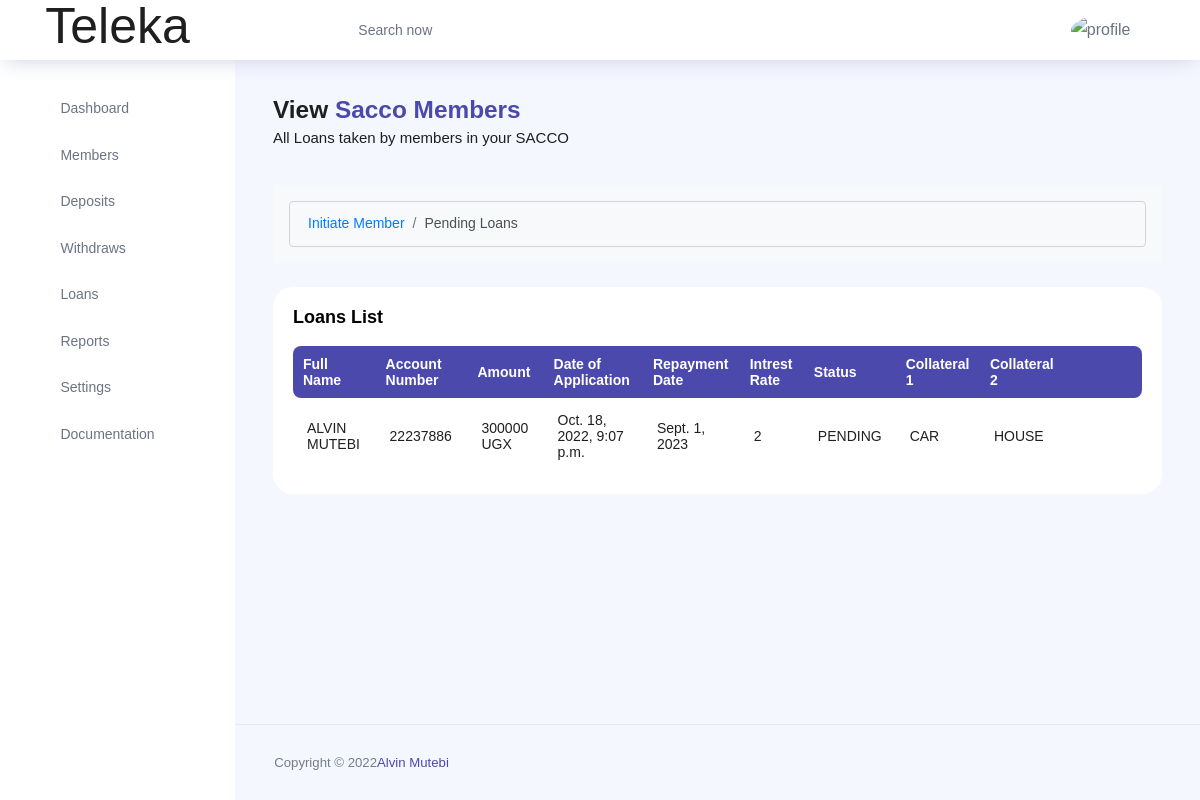
/loan-pending/ (signed in), run on an earlier commit of the app's database.
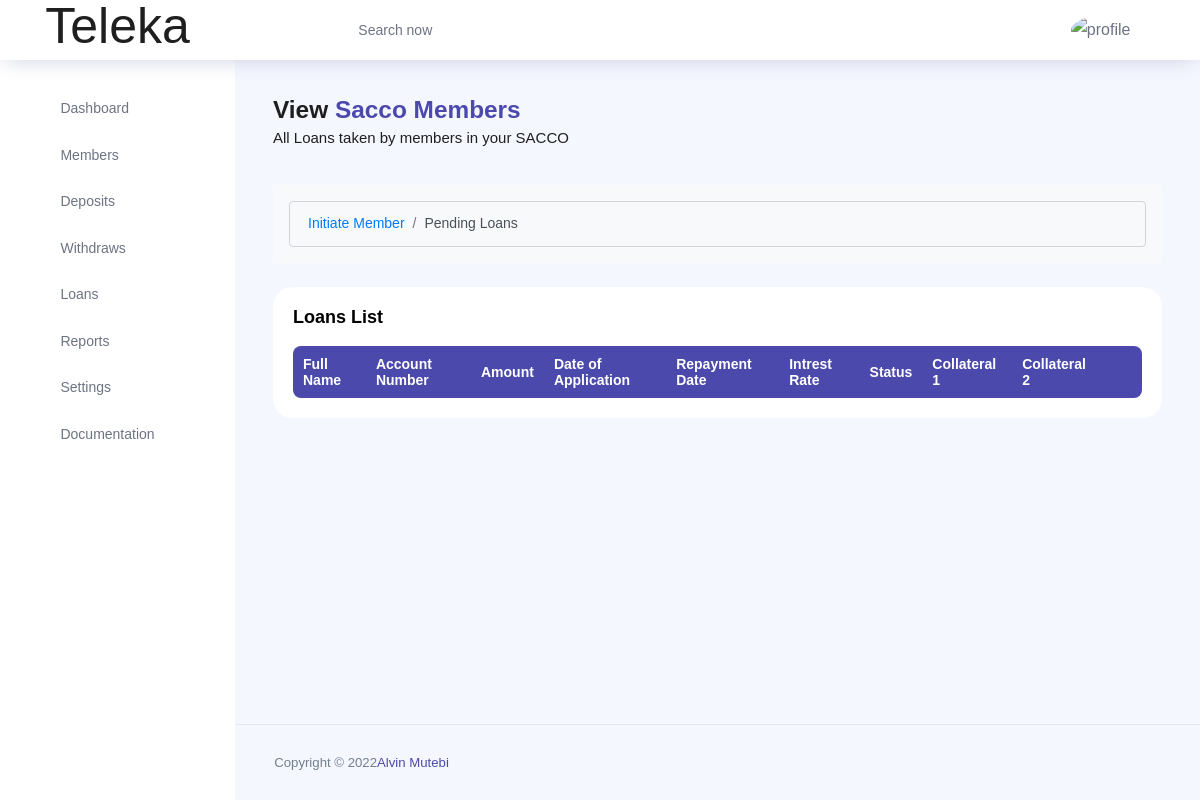
And on a later commit of the database.
### teleka/models.py (models this page shows, shortened)
class Loan(models.Model):
		STATUS = (
		('COMPLETE','COMPLETE'),
		('PENDING', 'PENDING'),
		)
		REPAY_PERIOD = (
		('DAYS','DAYS'),
		('MONTHS', 'MONTHS'),
		('YEARS', 'YEARS'),
		)
		member_name = models.ForeignKey(Member, on_delete=models.CASCADE, null=True, blank=True)
		account_number = models.CharField(max_length=200, null=True)
		amount = models.CharField(max_length=200, null=True)
		date_of_loan_application = models.DateTimeField(auto_now=True, null=True)
		date_of_repayemnt = models.DateField(auto_now=False,auto_now_add=False,null=True)
		intrest_rate = models.CharField(max_length=200, null=True)
		repay_in = models.CharField(max_length=200, choices=REPAY_PERIOD)
		status = models.CharField(max_length=200, choices=STATUS)
		collateral1 = models.CharField(max_length=200, null=True)
		collateral2 = models.CharField(max_length=200, null=True)
		reason = models.TextField(max_length=1000, null=True)

class Member(models.Model):
	STATUS = (
		('ACTIVE','ACTIVE'),
		('PENDING', 'PENDING'),
		)
	ID_TYPE = (
		('NATIONAL ID', 'NATIONAL ID'),
		('PASSPORT', 'PASSPORT'),
		('DRIVING PERMIT', 'DRIVING PERMIT'),
	    )
	GENDER = (
		('MALE','MALE'),
		('FEMALE', 'FEMALE'),
		)
	DISTRICTS = (
		('Abim','Abim'),
		('Adjumani','Adjumani'),
		('Agago','Agago'),
		('Alebtong','Alebtong'),
		('Amolatar','Amolatar'),
		('Amudat','Amudat'),
		('Amuria','Amuria'),
		('Amuru','Amuru'),
		('Apac','Apac'),
		('Arua','Arua'),
		('Budaka','Budaka'),
		('Bududa','Bududa'),
		('Bugiri','Bugiri'),
		('Bugweri','Bugweri'),
		('Buikwe','Buikwe'),
		('Bukedea','Bukedea'),
		('Bukomansimbi','Bukomansimbi'),
		('Bukwa','Bukwa'),
		('Bulambuli','Bulambuli'),
		('Buliisa','Buliisa'),
		('Bundibugyo','Bundibugyo'),
		('Bunyangabu','Bunyangabu'),
		('Bushenyi','Bushenyi'),
		('Busia','Busia'),
		('Butebo','Butebo'),
		('Buvuma','Buvuma'),
		('Buyende','Buyende'),
		('Dokolo','Dokolo'),
		('Gomba','Gomba'),
		('Gulu','Gulu'),
		('Hoima','Hoima'),
		('Ibanda','Ibanda'),
		('Iganga','Iganga'),
		('Isingiro','Isingiro'),
		('Jinja','Jinja'),
		('Kaabong','Kaabong'),
		('Kabale','Kabale'),
		('Kabarole','Kabarole'),
		('Kaberamaido','Kaberamaido'),
		('Kagadi','Kagadi'),
		('Kakumiro','Kakumiro'),
		('Kalangala','Kalangala'),
		('Kaliro','Kaliro'),
		('Kalungu','Kalungu'),
		('Kampala','Kampala'),
		('Kamuli','Kamuli'),
		('Kamwenge','Kamwenge'),
		('Kanungu','Kanungu'),
		('Kapchorwa','Kapchorwa'),
		('Kapelebyong','Kapelebyong'),
		('Kasanda','Kasanda'),
		('Kasese','Kasese'),
		('Katakwi','Katakwi'),
		('Kayunga','Kayunga'),
		('Kibaale','Kibaale'),
		('Kiboga','Kiboga'),
		('Kibuku','Kibuku'),
		('Kikuube','Kikuube'),
		('Kiruhura','Kiruhura'),
		('Kiryandongo','Kiryandongo'),
		('Kisoro','Kisoro'),
		('Kitgum','Kitgum'),
		('Koboko','Koboko'),
		('Kole','Kole'),
		('Kotido','Kotido'),
		('Kumi','Kumi'),
		('Kwania','Kwania'),
		('Kween','Kween'),
		('Kyankwanzi','Kyankwanzi'),
		('Kyegegwa','Kyegegwa'),
		('Kyenjojo','Kyenjojo'),
		('Kyotera','Kyotera'),
		('Lamwo','Lamwo'),
		('Lira','Lira'),
		('Luuka','Luuka'),
		('Luwero','Luwero'),
		('Lwengo','Lwengo'),
		('Lyantonde','Lyantonde'),
		('Manafwa','Manafwa'),
		('Maracha','Maracha'),
		('Masaka','Masaka'),
		('Masindi','Masindi'),
		('Mayuge','Mayuge'),
		('Mbale','Mbale'),
		('Mbarara','Mbarara'),
		('Mitooma','Mitooma'),
		('Mityana','Mityana'),
		('Moroto','Moroto'),
		('Moyo','Moyo'),
		('Mpigi','Mpigi'),
		('Mubende','Mubende'),
		('Mukono','Mukono'),
		('Nabilatuk','Nabilatuk'),
		('Nakapiripirit','Nakapiripirit'),
		('Nakaseke','Nakaseke'),
		('Nakasongola','Nakasongola'),
		('Namayingo','Namayingo'),
		('Namisindwa','Namisindwa'),
		('Namutumba','Namutumba'),
		('Napak','Napak'),
		('Nebbi','Nebbi'),
		('Ngora','Ngora'),
		('Ntoroko','Ntoroko'),
		('Ntungamo','Ntungamo'),
		('Nwoya','Nwoya'),
		('Omoro','Omoro'),
		('Otuke','Otuke'),
		('Oyam','Oyam'),
		('Pader','Pader'),
		('Pakwach','Pakwach'),
		('Pallisa','Pallisa'),
		('Rakai','Rakai'),
		('Rubanda','Rubanda'),
		('Rubirizi','Rubirizi'),
		('Rukiga','Rukiga'),
		('Rukungiri','Rukungiri'),
		('Sembabule','Sembabule'),
		('Serere','Serere'),
		('Sheema','Sheema'),
		('Sironko','Sironko'),
		('Soroti','Soroti'),
		('Tororo','Tororo'),
		('Wakiso','Wakiso'),
		('Yumbe','Yumbe'),
		('Zombo','Zombo'),
		)
	user = models.ForeignKey(User, on_delete=models.CASCADE, null=True, blank=True)
	firstname = models.CharField(max_length=200, null=True)
	lastname = models.CharField(max_length=200, null=True)
	id_type = models.CharField(max_length=200, null=True, choices=ID_TYPE)
	id_number = models.CharField(max_length=200, null=True)
	gender = models.CharField(max_length=200, null=True, choices=GENDER)
	date_of_birth = models.DateField(auto_now_add=False, null=True)
	district = models.CharField(max_length=200, null=True, choices=DISTRICTS)
	county = models.CharField(max_length=200, null=True)
	subcounty = models.CharField(max_length=200, null=True)
	parish = models.CharField(max_length=200, null=True)
	village = models.CharField(max_length=200, null=True)
	account_number = models.CharField(max_length=200, null=True)
	opening_balance = models.CharField(max_length=200, null=True)
	email = models.CharField(max_length=200, null=True)
	phone = models.CharField(max_length=200, null=True)
	next_of_keen_first_name = models.CharField(max_length=200, null=True)
	next_of_keen_last_name = models.CharField(max_length=200, null=True)
	next_of_keen_phone = models.CharField(max_length=200, null=True)
	next_of_keen_relationship = models.CharField(max_length=200, null=True)
	status = models.CharField(max_length=200, null=True, choices=STATUS)
	def __str__(self):
		return self.firstname + " " + self.lastname

### teleka/views.py (the view)
# urls.py: path('loan-pending/',PendingLoan.as_view(),name='loan-pending'),
class PendingLoan(LoginRequiredMixin,ListView):
    model= User
    model = Loan
    context_object_name = 'pending_loans'
    template_name = 'teleka/pendingLoans.html'
    def get_context_data(self, **kwargs):
        context = super().get_context_data(**kwargs)
        context['pending_loans'] = Loan.objects.all().filter(status='PENDING')
        return context

### teleka/templates/teleka/pendingLoans.html (shortened to what the changed rows need)
{% extends 'teleka/main.html' %}
{% load crispy_forms_tags %}
{% load static %}
{% block content %}
{% include 'teleka/header.html' %}
<div class="main-panel">
    <div class="content-wrapper">
        <div class="row">
            <div class="col-md-12 grid-margin stretch-card">
                <div class="card">
                    <div class="card-body">
                        <div class="row">
                            <div class="col-12">
                                <div class="table-responsive">
                                    <table id="example" class="display expandable-table" style="width:100%">
                                        <thead>
                                            <tr>
                                                <th>Full Name</th>
                                                <th>Account Number</th>
                                                <th>Amount</th>
                                                <th>Date of Application</th>
                                                <th>Repayment Date</th>
                                                <th>Intrest Rate</th>
                                                <th>Status</th>
                                                <th>Collateral 1</th>
                                                <th>Collateral 2</th>
                                                <th></th>
                                                <th></th>
                                            </tr>
                                        </thead>
                                        <tbody>
                                            {% for loan in pending_loans %}
                                            <tr>
                                                <td>{{loan.member_name}}</td>
                                                <td>{{loan.account_number}}</td>
                                                <td>{{loan.amount}} UGX</td>
                                                <td>{{loan.date_of_loan_application}}</td>
                                                <td>{{loan.date_of_repayemnt}}</td>
                                                <td>{{loan.intrest_rate}}</td>
                                                <td>{{loan.status}}</td>
                                                <td>{{loan.collateral1}}</td>
                                                <td>{{loan.collateral2}}</td>
                                                <td><a href="{% url 'loan-update' loan.id %}"><i
                                                            class="ti-pencil-alt text-primary"></i></a></td>
                                                <td><a href="{% url 'loan-delete' loan.id %}"><i
                                                            class="ti-trash text-primary"></i></a></td>
                                            </tr>
                                            {% endfor %}
                                        </tbody>
                                    </table>
                                </div>
                            </div>
                        </div>
                    </div>
                </div>
            </div>
        </div>
    </div>
</div>
{% endblock content%}

What changed in the data, as far as the page shows it:
removed Loan: member_name "ALVIN MUTEBI", account_number "22237886", amount "300000", date_of_loan_application "Oct. 18, 2022, 9:07 p.m.", date_of_repayemnt "Sept. 1, 2023", intrest_rate "2", status "PENDING", collateral1 "CAR", collateral2 "HOUSE"
